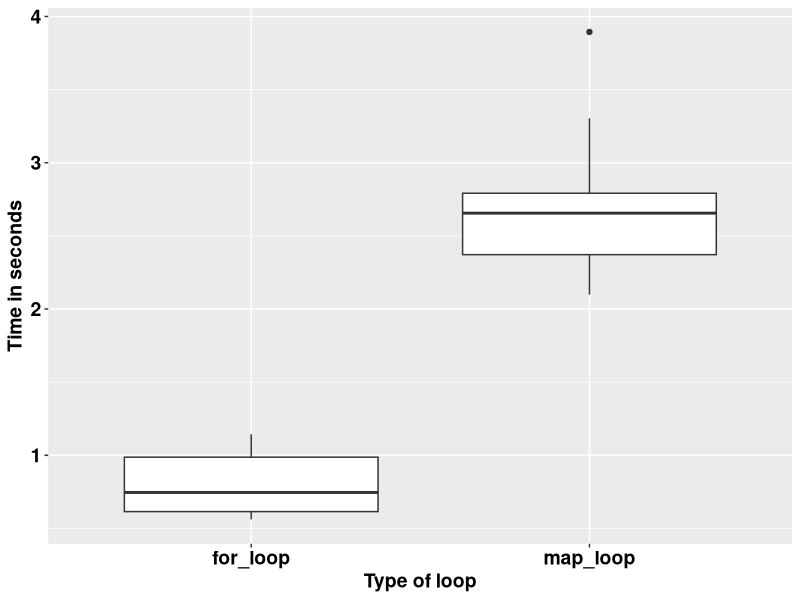

This chart was generated by the following R code:
## ---- chunk 1
knitr::opts_chunk$set(echo = TRUE)
## ---- chunk 2
square <- function(a) a**2
square(3)
## ---- chunk 3
square <- function(b){ # Create the function name, called square
  b**2
}
square(3)
## ---- chunk 4
square <- function(c){ 
  product <- c**2
  return(product)
}
square(3)
## ---- chunk 5
square <- function(d){
  product <- d**2
  print(product)
}
square(5)
## ---- chunk 6
square <- function(e){
  product <- e**2
  (product)
}
square(9)
## ---- chunk 7
square <- function(f){
  product <- f**2
  show(product)
}
square(9)
## ---- chunk 8
square_root <- function(b){
  product <- b^0.5 # The square root of a number is the number raised to power half
  return(product/2)
}
square_root(9)
## ---- chunk 9
square_root
## ---- chunk 10
square(-10:10)
## ---- chunk 11
square_root(c(-26, 1:15, 158))
## ---- chunk 12
m <- list(12, 18, 345)
square_root(m[[2]])
## ---- chunk 13
rescale <- function(x){
  m <- mean(x)
  s <- sd(x)
  (x - m) / s
}
rescale(c(-52, 58, 46, 99))
## ---- chunk 14
rescale <- function(x, only_translate){
  m <- mean(x)
  translated <- x - m
  if (only_translate) return(translated)
  s <- sd(x)
  translated / s
}

rescale(x = 1:6, only_translate = TRUE)
## ---- chunk 15
rescale <- function(x, only_translate){
  m <- mean(x)
  translated <- x - m
  if (only_translate) return(translated)
  s <- sd(x)
  translated / s
}

rescale(x = 1:4, only_translate = FALSE)
## ---- chunk 16
rescale(only_translate = TRUE, x = 1:4)
## ---- chunk 17
rescale(x = 1:4, TRUE)
rescale(TRUE, x = 1:4)
rescale(1:4, only_translate = T)
rescale(only_translate = T, 1:4)
## ---- chunk 18
rescale(1:4, o = T)
rescale(o = T, 1:4)
## ---- chunk 19
rescale <- function(x, only_translate = FALSE){
  m <- mean(x)
  translated <- x - m
  if(only_translate) return(translated)
  s <- sd(x)
  translated / s
}
## ---- chunk 20
rescale(1:4) # This runs with only_translate being taken as FALSE by default.
## ---- chunk 21
rescale <- function(x, ...){
  m <- mean(x, ...)
  s <- sd(x, ...)
  (x - m) / s
}

rescale(1:4) # 
## ---- chunk 22
x <- c(NA, 1:3)
rescale(x)
## ---- chunk 23
x <- c(NA, 1:3)
rescale(x, na.rm = TRUE)
## ---- chunk 24
some_function <- function(x) x
other_function <- function(x, ...) x
# some_function(1:4, foo = "bar") # This does not run because there was no allowance.
other_function(1:4, foo = "bar")

## ---- chunk 25
f <- function(...) list(...)
g <- function(x, y, ...) f(...)
g(x = 1, y = 2, z = 3, w = 4)
## ---- chunk 26
compare_rasters <- function(x) {
  if (sum(x > 0.5, na.rm = TRUE) > 7) {
    return(1)
  } else {
    return(0)
  }
  
}
## ---- chunk 27
library(tidyverse)
volumes <- rnorm(1000000)

for_loop <- vector()

for (k in 1:20) {
  for_loop[k] <- system.time(for (i in 1:length(volumes)) {
    2.3 * volumes[i] ^ 9
  })
}

map_loop <- vector()
for (j in 1:20) {
  map_loop[j] <- system.time(map_vec(volumes, \(x) 2.3 * x ^ 9))
}
## ---- chunk 28
data.frame(for_loop = for_loop, map_loop = map_loop) %>% 
  gather(key = "key", value = "value") %>% 
  ggplot(aes(key, value)) +
  geom_boxplot() +
  labs(x = "Type of loop",
       y = "Time in seconds") +
  theme(text = element_text(size = 14, face = "bold", colour = "black")) +
  theme(axis.text = element_text(size = 14, face = "bold", colour = "black"))
## ---- chunk 29
library(stringr)
library(lubridate)

vec <- c("Today is 2th Sept 2023")

# The task is to get the date information and make it a date object.

pattern <- "\\d{1,2}th \\[A-Za-z]+ \\d{4}"

date_object <- str_extract(vec, pattern)

date_object <- str_replace(date_object, "th", "")

date_object <- str_replace(date_object, "Sept", "9")

date_object <- dmy(date_object)

print(date_object)
